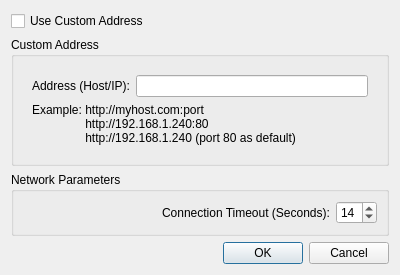
<?xml version="1.0" encoding="UTF-8"?>
<ui version="4.0">
 <class>NetworkConfigDialog</class>
 <widget class="QDialog" name="NetworkConfigDialog">
  <property name="geometry">
   <rect>
    <x>0</x>
    <y>0</y>
    <width>400</width>
    <height>251</height>
   </rect>
  </property>
  <property name="maximumSize">
   <size>
    <width>400</width>
    <height>251</height>
   </size>
  </property>
  <property name="windowTitle">
   <string>Network Configuration</string>
  </property>
  <layout class="QVBoxLayout" name="verticalLayout">
   <item>
    <widget class="QCheckBox" name="customAdress_checkBox">
     <property name="text">
      <string>Use Custom Address</string>
     </property>
    </widget>
   </item>
   <item>
    <widget class="QGroupBox" name="customAddress_groupBox">
     <property name="title">
      <string>Custom Address</string>
     </property>
     <layout class="QVBoxLayout" name="verticalLayout_2">
      <item>
       <widget class="QFrame" name="frame">
        <property name="frameShape">
         <enum>QFrame::NoFrame</enum>
        </property>
        <property name="frameShadow">
         <enum>QFrame::Raised</enum>
        </property>
        <layout class="QGridLayout" name="gridLayout">
         <item row="0" column="0">
          <widget class="QLabel" name="label">
           <property name="text">
            <string>Address (Host/IP):</string>
           </property>
           <property name="buddy">
            <cstring>customAddresslineEdit</cstring>
           </property>
          </widget>
         </item>
         <item row="0" column="1">
          <widget class="QLineEdit" name="customAddresslineEdit"/>
         </item>
         <item row="2" column="0">
          <spacer name="verticalSpacer">
           <property name="orientation">
            <enum>Qt::Vertical</enum>
           </property>
           <property name="sizeHint" stdset="0">
            <size>
             <width>20</width>
             <height>40</height>
            </size>
           </property>
          </spacer>
         </item>
         <item row="1" column="0" colspan="2">
          <widget class="QLabel" name="label_2">
           <property name="text">
            <string>Example: http://myhost.com:port
                http://192.168.1.240:80
                http://192.168.1.240 (port 80 as default)</string>
           </property>
          </widget>
         </item>
        </layout>
       </widget>
      </item>
     </layout>
    </widget>
   </item>
   <item>
    <widget class="QGroupBox" name="networkParam_groupBox">
     <property name="title">
      <string>Network Parameters</string>
     </property>
     <layout class="QHBoxLayout" name="horizontalLayout">
      <item>
       <spacer name="horizontalSpacer">
        <property name="orientation">
         <enum>Qt::Horizontal</enum>
        </property>
        <property name="sizeHint" stdset="0">
         <size>
          <width>40</width>
          <height>20</height>
         </size>
        </property>
       </spacer>
      </item>
      <item>
       <widget class="QLabel" name="label_3">
        <property name="text">
         <string>Connection Timeout (Seconds):</string>
        </property>
       </widget>
      </item>
      <item>
       <widget class="QSpinBox" name="timeout_spinBox">
        <property name="maximum">
         <number>50</number>
        </property>
        <property name="value">
         <number>14</number>
        </property>
       </widget>
      </item>
     </layout>
    </widget>
   </item>
   <item>
    <widget class="QDialogButtonBox" name="buttonBox">
     <property name="orientation">
      <enum>Qt::Horizontal</enum>
     </property>
     <property name="standardButtons">
      <set>QDialogButtonBox::Cancel|QDialogButtonBox::Ok</set>
     </property>
    </widget>
   </item>
  </layout>
 </widget>
 <resources/>
 <connections>
  <connection>
   <sender>buttonBox</sender>
   <signal>accepted()</signal>
   <receiver>NetworkConfigDialog</receiver>
   <slot>accept()</slot>
   <hints>
    <hint type="sourcelabel">
     <x>248</x>
     <y>254</y>
    </hint>
    <hint type="destinationlabel">
     <x>157</x>
     <y>274</y>
    </hint>
   </hints>
  </connection>
  <connection>
   <sender>buttonBox</sender>
   <signal>rejected()</signal>
   <receiver>NetworkConfigDialog</receiver>
   <slot>reject()</slot>
   <hints>
    <hint type="sourcelabel">
     <x>316</x>
     <y>260</y>
    </hint>
    <hint type="destinationlabel">
     <x>286</x>
     <y>274</y>
    </hint>
   </hints>
  </connection>
 </connections>
</ui>
